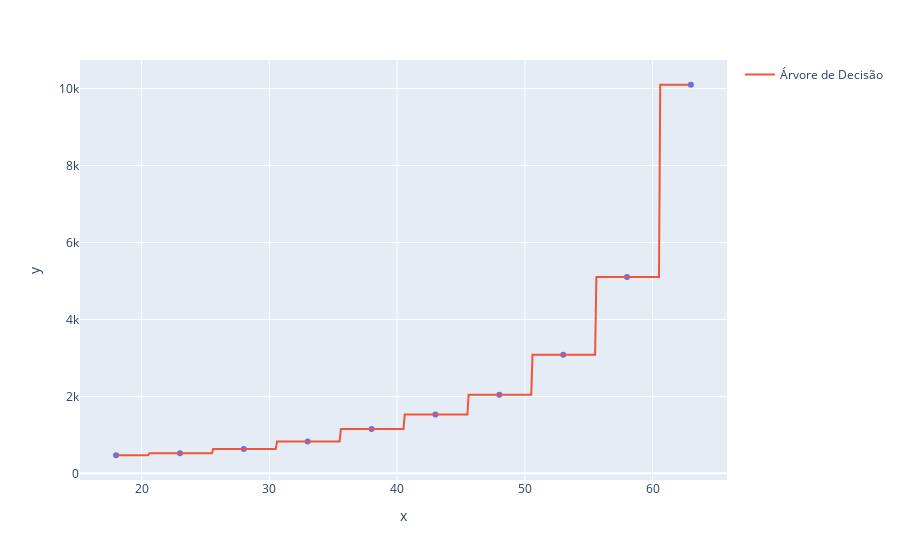

Source (notebook cell):
### Code cell
grafico = px.scatter(x=x_plano_saude2.ravel(), y=y_plano_saude2)
grafico.add_scatter(x=x_teste_arvore.ravel(), y=regressor_arvore_saude.predict(x_teste_arvore), name='Árvore de Decisão')
grafico.show()

### Figure 1 — Plotly figure (JSON) as saved in the notebook; plotly's stock layout.template omitted (floating-point values rounded to 4 significant figures; data arrays with more than 128 entries replaced by an {"elided": "..."} marker saying what was removed)
{"data": [{"hovertemplate": "x=%{x}<br>y=%{y}<extra></extra>", "legendgroup": "", "marker": {"color": "#636efa", "symbol": "circle"}, "mode": "markers", "name": "", "orientation": "v", "showlegend": false, "type": "scatter", "x": [18, 23, 28, 33, 38, 43, 48, 53, 58, 63], "xaxis": "x", "y": [470, 520, 630, 830, 1150, 1530, 2040, 3080, 5100, 10100], "yaxis": "y"}, {"name": "Árvore de Decisão", "type": "scatter", "x": {"elided": "450 float values"}, "y": {"elided": "450 float values"}}], "layout": {"legend": {"tracegroupgap": 0}, "margin": {"t": 60}, "xaxis": {"anchor": "y", "domain": [0, 1], "title": {"text": "x"}}, "yaxis": {"anchor": "x", "domain": [0, 1], "title": {"text": "y"}}}}
